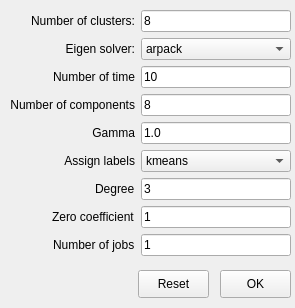
<?xml version="1.0" encoding="UTF-8"?>
<ui version="4.0">
 <class>scWindow</class>
 <widget class="QMainWindow" name="scWindow">
  <property name="geometry">
   <rect>
    <x>0</x>
    <y>0</y>
    <width>295</width>
    <height>308</height>
   </rect>
  </property>
  <property name="sizePolicy">
   <sizepolicy hsizetype="Fixed" vsizetype="Fixed">
    <horstretch>0</horstretch>
    <verstretch>0</verstretch>
   </sizepolicy>
  </property>
  <property name="windowTitle">
   <string>Spectral Clustering Parameters</string>
  </property>
  <property name="toolButtonStyle">
   <enum>Qt::ToolButtonTextOnly</enum>
  </property>
  <property name="documentMode">
   <bool>true</bool>
  </property>
  <property name="tabShape">
   <enum>QTabWidget::Triangular</enum>
  </property>
  <widget class="QWidget" name="centralwidget">
   <widget class="QWidget" name="formLayoutWidget">
    <property name="geometry">
     <rect>
      <x>10</x>
      <y>10</y>
      <width>281</width>
      <height>256</height>
     </rect>
    </property>
    <layout class="QFormLayout" name="formLayout">
     <property name="labelAlignment">
      <set>Qt::AlignRight|Qt::AlignTrailing|Qt::AlignVCenter</set>
     </property>
     <item row="0" column="0">
      <widget class="QLabel" name="n_clusters_label">
       <property name="text">
        <string>&lt;html&gt;&lt;head/&gt;&lt;body&gt;&lt;p align=&quot;right&quot;&gt;Number of clusters:&lt;/p&gt;&lt;/body&gt;&lt;/html&gt;</string>
       </property>
       <property name="alignment">
        <set>Qt::AlignRight|Qt::AlignTrailing|Qt::AlignVCenter</set>
       </property>
      </widget>
     </item>
     <item row="0" column="1">
      <widget class="QLineEdit" name="n_clusters_lineEdit">
       <property name="text">
        <string>8</string>
       </property>
      </widget>
     </item>
     <item row="1" column="0">
      <widget class="QLabel" name="eigen_solver_label">
       <property name="text">
        <string>Eigen solver:</string>
       </property>
       <property name="alignment">
        <set>Qt::AlignRight|Qt::AlignTrailing|Qt::AlignVCenter</set>
       </property>
      </widget>
     </item>
     <item row="1" column="1">
      <widget class="QComboBox" name="eigen_solver_comboBox">
       <item>
        <property name="text">
         <string>arpack</string>
        </property>
       </item>
       <item>
        <property name="text">
         <string>lobpcg</string>
        </property>
       </item>
      </widget>
     </item>
     <item row="2" column="0">
      <widget class="QLabel" name="n_init_label">
       <property name="text">
        <string>Number of time</string>
       </property>
       <property name="alignment">
        <set>Qt::AlignRight|Qt::AlignTrailing|Qt::AlignVCenter</set>
       </property>
      </widget>
     </item>
     <item row="2" column="1">
      <widget class="QLineEdit" name="n_init_lineEdit">
       <property name="text">
        <string>10</string>
       </property>
      </widget>
     </item>
     <item row="3" column="0">
      <widget class="QLabel" name="n_components_label">
       <property name="text">
        <string>Number of components</string>
       </property>
       <property name="alignment">
        <set>Qt::AlignRight|Qt::AlignTrailing|Qt::AlignVCenter</set>
       </property>
      </widget>
     </item>
     <item row="3" column="1">
      <widget class="QLineEdit" name="n_components_lineEdit">
       <property name="text">
        <string>8</string>
       </property>
      </widget>
     </item>
     <item row="4" column="0">
      <widget class="QLabel" name="gamma_label">
       <property name="text">
        <string>Gamma</string>
       </property>
       <property name="alignment">
        <set>Qt::AlignRight|Qt::AlignTrailing|Qt::AlignVCenter</set>
       </property>
      </widget>
     </item>
     <item row="4" column="1">
      <widget class="QLineEdit" name="gamma_lineEdit">
       <property name="text">
        <string>1.0</string>
       </property>
      </widget>
     </item>
     <item row="5" column="1">
      <widget class="QComboBox" name="assign_labels_comboBox">
       <item>
        <property name="text">
         <string>kmeans</string>
        </property>
       </item>
       <item>
        <property name="text">
         <string>discretize</string>
        </property>
       </item>
       <item>
        <property name="text">
         <string>cluster_qr</string>
        </property>
       </item>
      </widget>
     </item>
     <item row="5" column="0">
      <widget class="QLabel" name="assign_labels_label">
       <property name="text">
        <string>&lt;html&gt;&lt;head/&gt;&lt;body&gt;&lt;p align=&quot;right&quot;&gt;Assign labels&lt;/p&gt;&lt;/body&gt;&lt;/html&gt;</string>
       </property>
       <property name="alignment">
        <set>Qt::AlignRight|Qt::AlignTrailing|Qt::AlignVCenter</set>
       </property>
      </widget>
     </item>
     <item row="6" column="0">
      <widget class="QLabel" name="degree_label">
       <property name="text">
        <string>Degree</string>
       </property>
      </widget>
     </item>
     <item row="7" column="0">
      <widget class="QLabel" name="coef0_label">
       <property name="text">
        <string>Zero coefficient</string>
       </property>
      </widget>
     </item>
     <item row="8" column="0">
      <widget class="QLabel" name="n_jobs_label">
       <property name="text">
        <string>Number of jobs</string>
       </property>
      </widget>
     </item>
     <item row="6" column="1">
      <widget class="QLineEdit" name="degree_lineEdit">
       <property name="text">
        <string>3</string>
       </property>
      </widget>
     </item>
     <item row="7" column="1">
      <widget class="QLineEdit" name="coef0_lineEdit">
       <property name="text">
        <string>1</string>
       </property>
      </widget>
     </item>
     <item row="8" column="1">
      <widget class="QLineEdit" name="n_jobs_lineEdit">
       <property name="text">
        <string>1</string>
       </property>
      </widget>
     </item>
    </layout>
   </widget>
   <widget class="QPushButton" name="OKButton">
    <property name="geometry">
     <rect>
      <x>220</x>
      <y>270</y>
      <width>71</width>
      <height>28</height>
     </rect>
    </property>
    <property name="text">
     <string>OK</string>
    </property>
   </widget>
   <widget class="QPushButton" name="resetButton">
    <property name="geometry">
     <rect>
      <x>138</x>
      <y>270</y>
      <width>71</width>
      <height>28</height>
     </rect>
    </property>
    <property name="text">
     <string>Reset</string>
    </property>
   </widget>
  </widget>
 </widget>
 <resources/>
 <connections/>
</ui>
